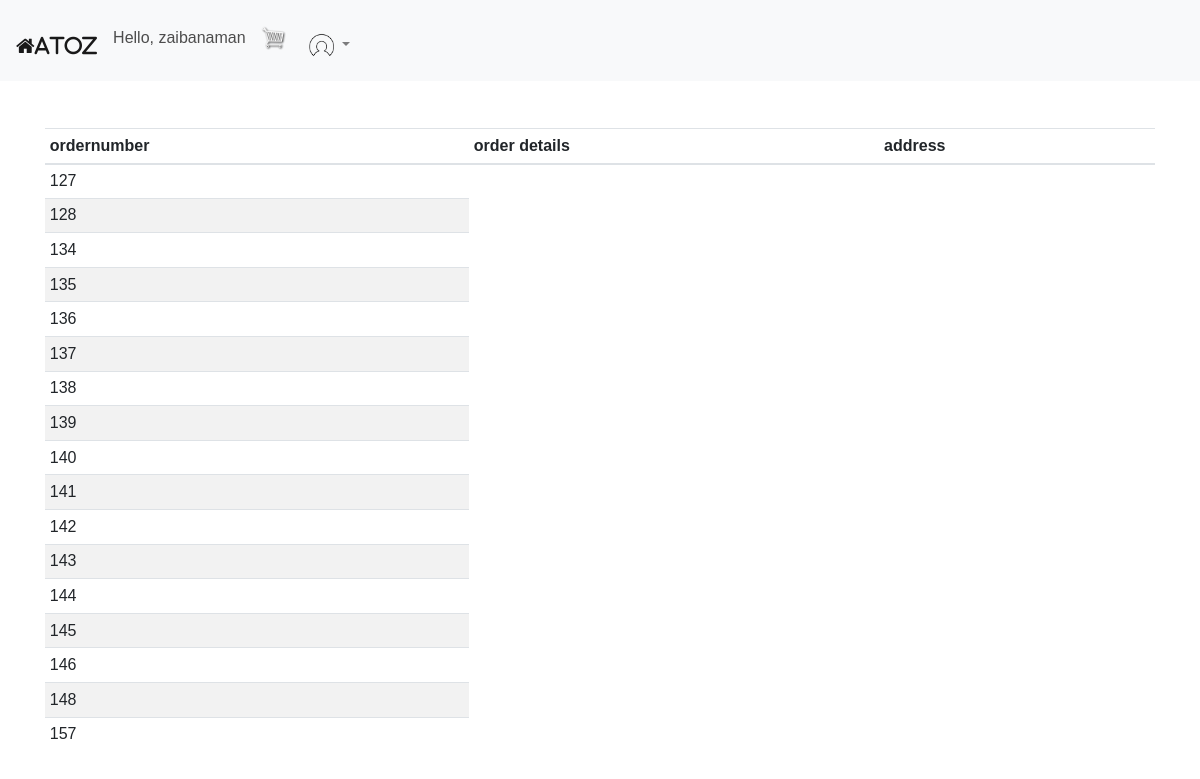
The page /user/add/orderhistory/ (signed in) on the database its author committed.
### atoz_store/models.py (models this page shows, shortened)
class Order(models.Model):
    status = (
        ("op","order processing"),
        ("od","out for delivery"),
        ("d","delivered"),
         )
    customer = models.ForeignKey(Customer,on_delete=models.SET_NULL,blank=True,null=True)
    status = models.CharField(max_length=40,choices=status,null=True,default="null")
    date_ordered = models.DateTimeField(auto_now_add=True,null=True)
    mark = models.IntegerField(default=1)
    complete = models.BooleanField(default=True,null=True,blank=False)
    transaction_id = models.CharField(max_length=128,null=True)
    def __str__(self):
        return str(self.id)

### atoz_store/views.py (the view)
# urls.py: path('orderhistory/',views.orderhistory,name="orderhistory"),
def orderhistory(request):
    if request.user.is_authenticated:
           email = request.user.email
           name = request.user.first_name
           customer,created = Customer.objects.get_or_create(
           email=email,
            )
           order = Order.objects.filter(customer=customer,complete=True)
           for ord in order:
               print(ord)
    return render(request,'atoz_store/orderhistory.html',{"order":order})

### atoz_store/Templates/atoz_store/orderhistory.html (shortened to what this page needs)
{% extends 'atoz_store/main.html' %}
{% load static %}
{% block content %}
<br>
<br>
<br>
<br>
<table  class="table table-striped table-sm">
    <thead>
      <tr>
        <th  scope="col">ordernumber</th>
        <th  scope="col">order details</th>
        <th  scope="col">address</th>
      </tr>
    </thead>
    <tbody>
      {% for ord in order %}
      <tr>
        <td>{{ord.id}}</td>
      </tr>
      {% endfor %}
    </tbody>
  </table>
{% endblock content%}

### atoz_store/Templates/atoz_store/main.html (shortened to what this page needs)
<!DOCTYPE html>
<html lang="en">
<head>
  {% load static %}
  <link rel="stylesheet" href="https://cdnjs.cloudflare.com/ajax/libs/font-awesome/4.7.0/css/font-awesome.min.css">
    <link rel="stylesheet" href="https://stackpath.bootstrapcdn.com/bootstrap/4.5.0/css/bootstrap.min.css">
    <link rel="stylesheet" href="{% static 'css/main.css' %}">
</head>
<body>
   <h6>
    <nav style="height:10%; padding-top: 0.5cm;" id="navmain" class="navbar navbar-expand-lg navbar-light bg-light fixed-top ">
      <a class="navbar-brand fa fa-home" href="{% url 'store' %}">AtoZ</a>
      {% if user.is_authenticated %}
        <p class="greet">Hello, {{user.username}}</p>
        {% else %}
        <a href="accounts/login"class="btn btn-warning srcbtn">Register/Login</a>
       {% endif %}
       <a href="{% url 'cart' %}">
         <div id="number"><img  id="cart-icon" src="{% static 'images/cart.png' %}" <p class="qtyshw" id="cart-total">  {{cartItems}}</p> </div>
    </a>
    {% if user.is_authenticated %}
      <div class="collapse navbar-collapse" id="navbarSupportedContent">
        <ul class="navbar-nav mr-auto">
          <li class="nav-item dropdown">
            <a class="nav-link dropdown-toggle" href="#" id="navbarDropdown" role="button" data-toggle="dropdown" aria-haspopup="true" aria-expanded="false">
              <img  id="cart-icon" src="{% static 'images/profile.png' %}">
            </a>
          </li>
        </ul>
      </div>
      {% endif %}
    </nav>
   </h6>
   <div class="container">
       <br>
       {% block content%}
       {% endblock content%}
   </div>
</body>
</html>

### atoz_store/static/css/main.css (style rules this page uses)
html, body { margin: 0; padding: 0; height: 100%; background-color:white; font-family: 'Ubuntu', sans-serif; }
h1,h2,h3,h4,h5,h6 { color:hsl(0, 0%, 30%); }
#cart-icon { width:25px; display: inline-block; margin-left: 15px; }

### rows shown on the page
Order: id "127"
Order: id "128"
Order: id "134"
Order: id "135"
Order: id "136"
Order: id "137"
Order: id "138"
Order: id "139"
Order: id "140"
Order: id "141"
Order: id "142"
Order: id "143"
Order: id "144"
Order: id "145"
Order: id "146"
Order: id "148"
Order: id "157"

### other values the page prints
{{ user.username }} "zaibanaman"
